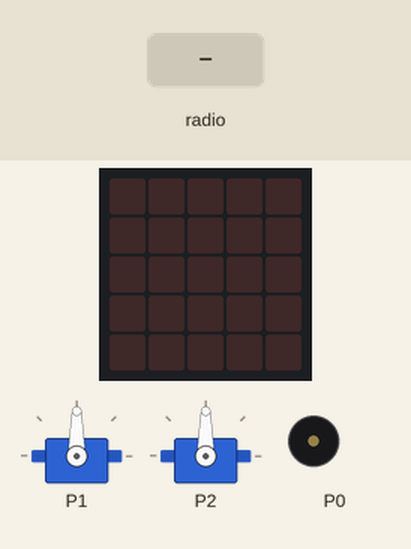
Bench run of a program on a simulated BBC micro:bit running MicroPython. On the bench: 2 × servo, the board's 5×5 LED display, buzzer (waves = sounding). The inputs (shaded band) are chosen by the test bench. Servo angles are drawn from the pulse width (0.5 ms = 0°, 2.5 ms = 180°).

Above: at 1.2 s.
1.3 s: radio message "dangerous" arrives
At 1.39 s:
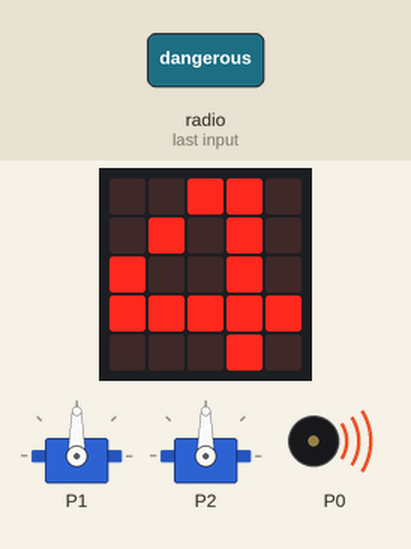
At 3.0 s:
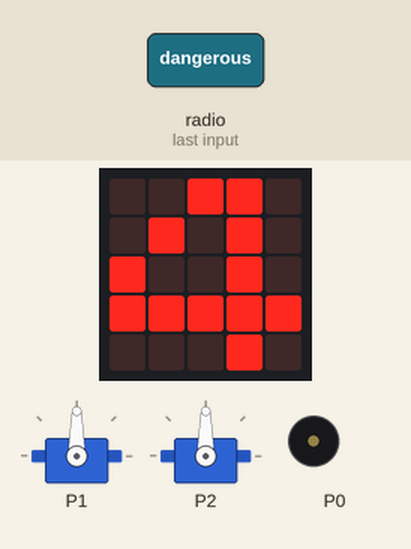
4.3 s: radio message "wet" arrives
At 4.9 s:
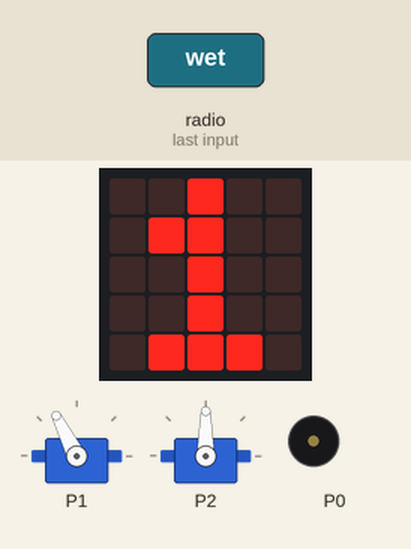
Timing chart, 0 to 20.8 s (numbered marks = the images above; inputs shaded):
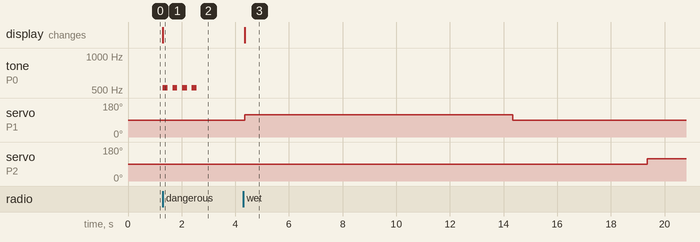

The program:

microbit_mu.py
```python
from microbit import *
import radio
import music

# ---- Simple servo helpers for pins 1 and 2 ----
# angle ≈ 0–180 mapped to PWM value for ~0.5–2.5 ms pulse
def set_servo(pin, angle):
    # Clamp angle
    if angle < 0:
        angle = 0
    if angle > 180:
        angle = 180
    # MicroPython servo-ish mapping (tweak if needed)
    # 0deg ≈ 40, 90deg ≈ 77, 180deg ≈ 115 (these are approximate)
    value = int(40 + (angle / 180) * (115 - 40))
    pin.set_analog_period(20)      # 20 ms period for servo
    pin.write_analog(value)

def set_servo_p1(angle):
    set_servo(pin1, angle)

def set_servo_p2(angle):
    set_servo(pin2, angle)

# ---- Radio setup ----
radio.on()
radio.config(group=255, power=7)

# Center servos at 90 degrees
set_servo_p1(90)
set_servo_p2(90)

# Enable built-in speaker (Microbit V2 only)
music.set_tempo(ticks=4, bpm=180)  # Just to match speed a bit


def handle_received_string(received):
    if received == "wet":
        display.show("1")
        set_servo_p1(125)
        sleep(10000)
        set_servo_p1(90)
        sleep(5000)
        set_servo_p2(125)
        sleep(10000)
        set_servo_p2(90)
        sleep(5000)

    elif received == "dry":
        display.show("2")
        set_servo_p1(125)
        sleep(10000)
        set_servo_p1(90)
        sleep(5000)
        set_servo_p2(55)
        sleep(10000)
        set_servo_p2(90)
        sleep(5000)

    elif received == "recyclable":
        display.show("3")
        set_servo_p1(55)
        sleep(10000)
        set_servo_p1(90)
        sleep(5000)

    elif received == "dangerous":
        display.show("4")
        # Roughly mimic the C5-C5-C5-C5 pattern
        # (MicroPython can't use music.string_playable directly)
        for _ in range(4):
            music.pitch(523, 180)  # C5 ≈ 523 Hz
            sleep(180)


# ---- Main loop: poll radio for strings ----
while True:
    msg = radio.receive()
    if msg:
        handle_received_string(msg)
    sleep(100)
```

Measured:
- after the input at 1.3 s, tone on P0: alternates 523 Hz for 0.18 s and silent for 0.18 s, 8 changes in all, then stays silent, starting at once; the display: changes at once (image 1)
- after the input at 4.3 s, servo on P1: 90° → 117° after 0.05 s, → 90° 10.0 s later; servo on P2: 90° → 117° after 15.0 s; the display: changes after 0.05 s (image 3)
